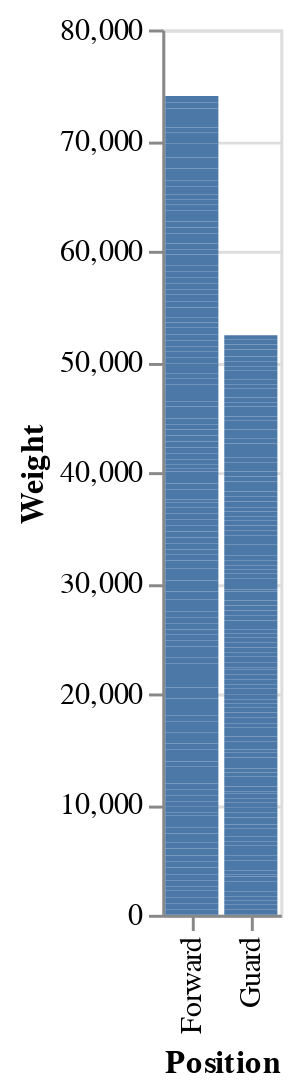

The code cell stored with this chart in its notebook:
### Code cell
# Version A
chart = alt.Chart(nba).mark_bar().encode(
    x=alt.X('Position_GF', axis=alt.Axis(title='Position')),
    y=alt.Y('Weight')
)
chart

### Figure 1 — Vega-Lite specification as saved in the notebook (floating-point values rounded to 4 significant figures; data arrays with more than 128 entries replaced by an {"elided": "..."} marker saying what was removed)
{"config": {"view": {"continuousWidth": 400, "continuousHeight": 300}}, "data": {"name": "data-c026105d3c7e6726333173eb37882f52"}, "mark": "bar", "encoding": {"x": {"type": "nominal", "axis": {"title": "Position"}, "field": "Position_GF"}, "y": {"type": "quantitative", "field": "Weight"}}, "$schema": "https://vega.github.io/schema/vega-lite/v4.8.1.json", "datasets": {"data-c026105d3c7e6726333173eb37882f52": {"elided": "274 records"}}}
